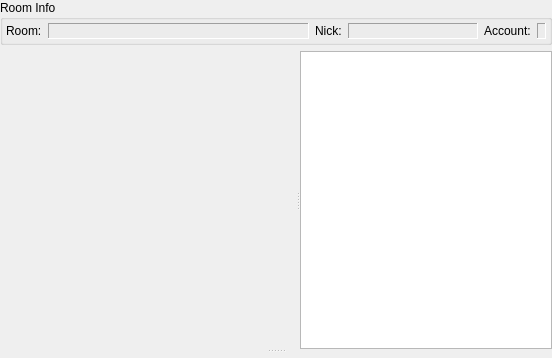
<ui version="4.0" >
 <class>MultiUserChatWindowClass</class>
 <widget class="QMainWindow" name="MultiUserChatWindowClass" >
  <property name="geometry" >
   <rect>
    <x>0</x>
    <y>0</y>
    <width>552</width>
    <height>358</height>
   </rect>
  </property>
  <property name="windowTitle" >
   <string>MultiUserChatWindow</string>
  </property>
  <widget class="QWidget" name="centralWidget" >
   <property name="autoFillBackground" >
    <bool>true</bool>
   </property>
   <layout class="QVBoxLayout" >
    <property name="leftMargin" >
     <number>0</number>
    </property>
    <property name="topMargin" >
     <number>0</number>
    </property>
    <property name="rightMargin" >
     <number>0</number>
    </property>
    <property name="bottomMargin" >
     <number>0</number>
    </property>
    <item>
     <widget class="QGroupBox" name="grbRoomInfo" >
      <property name="title" >
       <string>Room Info</string>
      </property>
      <layout class="QHBoxLayout" >
       <property name="leftMargin" >
        <number>3</number>
       </property>
       <property name="topMargin" >
        <number>3</number>
       </property>
       <property name="rightMargin" >
        <number>3</number>
       </property>
       <property name="bottomMargin" >
        <number>3</number>
       </property>
       <item>
        <widget class="QLabel" name="lblRoomLabel" >
         <property name="text" >
          <string>Room:</string>
         </property>
        </widget>
       </item>
       <item>
        <widget class="QLabel" name="lblRoom" >
         <property name="sizePolicy" >
          <sizepolicy vsizetype="Preferred" hsizetype="Expanding" >
           <horstretch>2</horstretch>
           <verstretch>0</verstretch>
          </sizepolicy>
         </property>
         <property name="frameShape" >
          <enum>QFrame::Panel</enum>
         </property>
         <property name="frameShadow" >
          <enum>QFrame::Sunken</enum>
         </property>
         <property name="textFormat" >
          <enum>Qt::PlainText</enum>
         </property>
        </widget>
       </item>
       <item>
        <widget class="QLabel" name="lblNickLabel" >
         <property name="text" >
          <string>Nick:</string>
         </property>
        </widget>
       </item>
       <item>
        <widget class="QLabel" name="lblNick" >
         <property name="sizePolicy" >
          <sizepolicy vsizetype="Preferred" hsizetype="Expanding" >
           <horstretch>1</horstretch>
           <verstretch>0</verstretch>
          </sizepolicy>
         </property>
         <property name="frameShape" >
          <enum>QFrame::Panel</enum>
         </property>
         <property name="frameShadow" >
          <enum>QFrame::Sunken</enum>
         </property>
         <property name="text" >
          <string/>
         </property>
         <property name="textFormat" >
          <enum>Qt::PlainText</enum>
         </property>
        </widget>
       </item>
       <item>
        <widget class="QLabel" name="lblAccountLabel" >
         <property name="text" >
          <string>Account:</string>
         </property>
        </widget>
       </item>
       <item>
        <widget class="QLabel" name="lblAccount" >
         <property name="frameShape" >
          <enum>QFrame::Panel</enum>
         </property>
         <property name="frameShadow" >
          <enum>QFrame::Sunken</enum>
         </property>
         <property name="textFormat" >
          <enum>Qt::PlainText</enum>
         </property>
        </widget>
       </item>
      </layout>
     </widget>
    </item>
    <item>
     <widget class="QSplitter" name="sprVSplitter" >
      <property name="sizePolicy" >
       <sizepolicy vsizetype="Expanding" hsizetype="Expanding" >
        <horstretch>0</horstretch>
        <verstretch>0</verstretch>
       </sizepolicy>
      </property>
      <property name="orientation" >
       <enum>Qt::Vertical</enum>
      </property>
      <property name="childrenCollapsible" >
       <bool>false</bool>
      </property>
      <widget class="QWidget" native="1" name="wdtUpper" >
       <property name="sizePolicy" >
        <sizepolicy vsizetype="Preferred" hsizetype="Preferred" >
         <horstretch>0</horstretch>
         <verstretch>10</verstretch>
        </sizepolicy>
       </property>
       <layout class="QVBoxLayout" >
        <property name="spacing" >
         <number>0</number>
        </property>
        <property name="leftMargin" >
         <number>0</number>
        </property>
        <property name="topMargin" >
         <number>0</number>
        </property>
        <property name="rightMargin" >
         <number>0</number>
        </property>
        <property name="bottomMargin" >
         <number>0</number>
        </property>
        <item>
         <widget class="QSplitter" name="sprHSplitter" >
          <property name="sizePolicy" >
           <sizepolicy vsizetype="Expanding" hsizetype="Expanding" >
            <horstretch>0</horstretch>
            <verstretch>0</verstretch>
           </sizepolicy>
          </property>
          <property name="orientation" >
           <enum>Qt::Horizontal</enum>
          </property>
          <property name="childrenCollapsible" >
           <bool>false</bool>
          </property>
          <widget class="QWidget" native="1" name="wdtView" >
           <property name="sizePolicy" >
            <sizepolicy vsizetype="Expanding" hsizetype="Expanding" >
             <horstretch>3</horstretch>
             <verstretch>0</verstretch>
            </sizepolicy>
           </property>
          </widget>
          <widget class="QListWidget" name="ltwUsers" >
           <property name="sizePolicy" >
            <sizepolicy vsizetype="Expanding" hsizetype="Expanding" >
             <horstretch>1</horstretch>
             <verstretch>0</verstretch>
            </sizepolicy>
           </property>
           <property name="uniformItemSizes" >
            <bool>true</bool>
           </property>
           <property name="sortingEnabled" >
            <bool>true</bool>
           </property>
          </widget>
         </widget>
        </item>
        <item>
         <widget class="QWidget" native="1" name="wdtToolBar" />
        </item>
       </layout>
      </widget>
      <widget class="QWidget" native="1" name="wdtEdit" >
       <property name="sizePolicy" >
        <sizepolicy vsizetype="Preferred" hsizetype="Expanding" >
         <horstretch>0</horstretch>
         <verstretch>1</verstretch>
        </sizepolicy>
       </property>
      </widget>
     </widget>
    </item>
   </layout>
  </widget>
  <widget class="QMenuBar" name="mnbMenuBar" >
   <property name="geometry" >
    <rect>
     <x>0</x>
     <y>0</y>
     <width>552</width>
     <height>21</height>
    </rect>
   </property>
  </widget>
 </widget>
 <layoutdefault spacing="6" margin="11" />
 <resources/>
 <connections/>
</ui>
